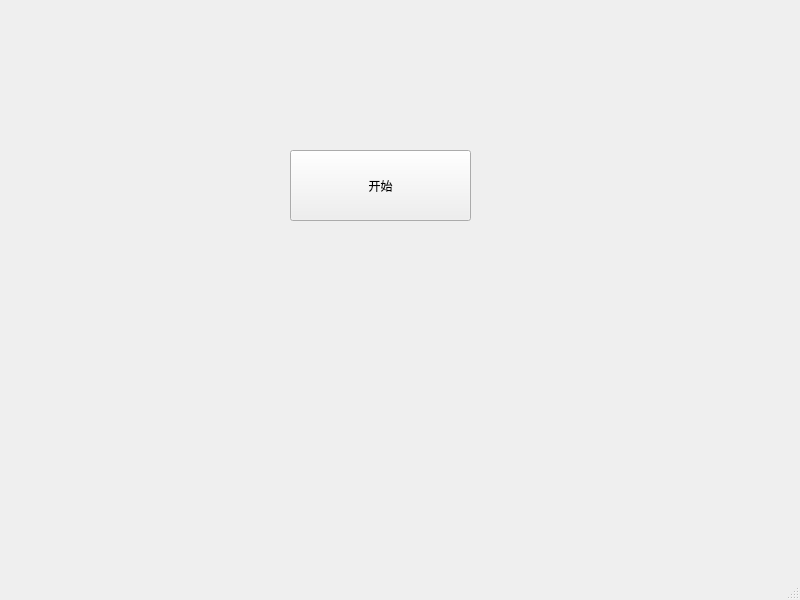
<?xml version="1.0" encoding="UTF-8"?>
<ui version="4.0">
 <class>MainWindow</class>
 <widget class="QMainWindow" name="MainWindow">
  <property name="geometry">
   <rect>
    <x>0</x>
    <y>0</y>
    <width>800</width>
    <height>600</height>
   </rect>
  </property>
  <property name="windowTitle">
   <string>MainWindow</string>
  </property>
  <widget class="QWidget" name="centralwidget">
   <widget class="QToolButton" name="toolButton">
    <property name="geometry">
     <rect>
      <x>290</x>
      <y>150</y>
      <width>181</width>
      <height>71</height>
     </rect>
    </property>
    <property name="text">
     <string>开始</string>
    </property>
   </widget>
  </widget>
  <widget class="QMenuBar" name="menubar">
   <property name="geometry">
    <rect>
     <x>0</x>
     <y>0</y>
     <width>800</width>
     <height>24</height>
    </rect>
   </property>
  </widget>
  <widget class="QStatusBar" name="statusbar"/>
 </widget>
 <resources/>
 <connections/>
</ui>
